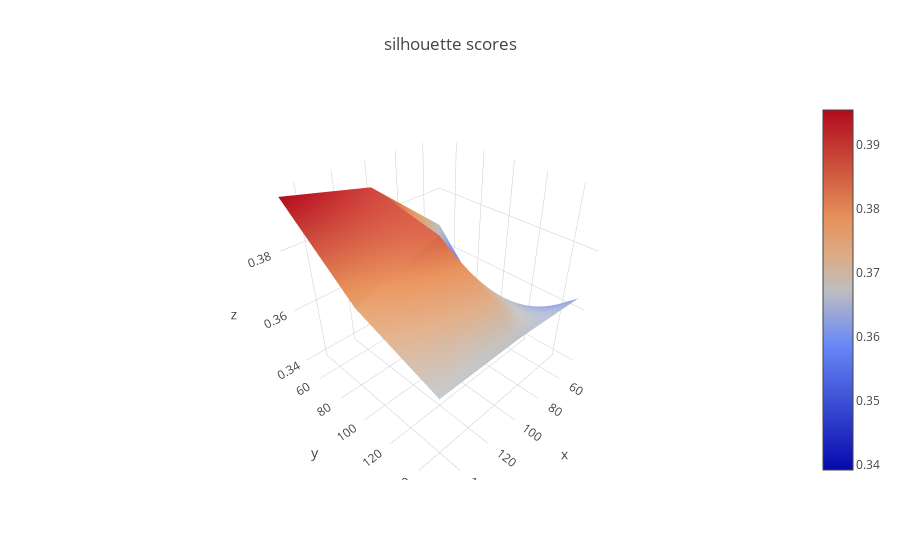

The notebook cell saved with this chart:
### Code cell
plot_surface(to_plot_s, min_sample_params, min_cluster_sizes, 'silhouette scores')

### Figure 1 — Plotly figure (JSON) as saved in the notebook; plotly's stock layout.template omitted (floating-point values rounded to 4 significant figures)
{"data": [{"type": "surface", "x": [50, 100, 150], "y": [50, 100, 150], "z": [[0.3673, 0.3896, 0.3954], [0.3392, 0.3846, 0.3761], [0.3644, 0.3668, 0.3671]]}], "layout": {"title": "silhouette scores"}}
